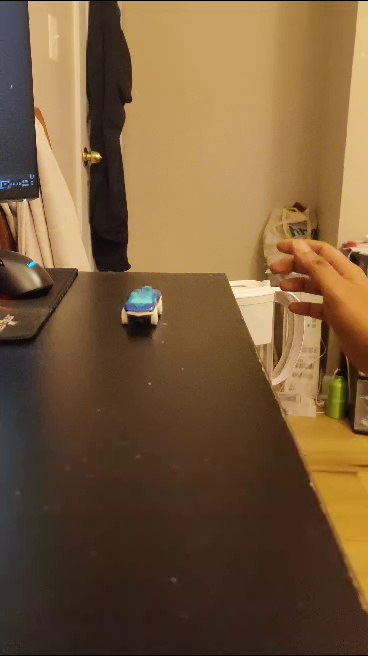
#> input picture Package/lucas/first_frame.jpg, 368 x 656 px, given in place of the camera
$ python camera_red_test.py
#> lines starting #> are read from the running program, lines starting #| are printed output that depends on the picture; after the words box and inside, x2 and y2 are one past the last pixel; in counts of white or black regions, pixels touching at a corner belong together
# [119 lines of commented-out code are left out]
import numpy as np
import cv2 as cv

# Read in video file
cap = cv.VideoCapture(0)

cap.set(cv.CAP_PROP_FRAME_HEIGHT,480)
cap.set(cv.CAP_PROP_FRAME_WIDTH,640)
cap.set(cv.CAP_PROP_FRAME_COUNT,30)

lk_params = dict( winSize  = (15, 15),
                  maxLevel = 2,
                  criteria = (cv.TERM_CRITERIA_EPS | cv.TERM_CRITERIA_COUNT, 10, 0.03))

feature_params = dict( maxCorners = 100,
                       qualityLevel = 0.3,
                       minDistance = 7,
                       blockSize = 7 )
# Read in first frame and select ROI around object
ret, frame = cap.read()
#> frame is the input picture: shape (656, 368, 3); mean B, G, R 58.7, 90.5, 119
# roi = cv.selectROI(frame)
x, y, w, h = 210, 250, 229, 130
# Initialize variables
prev_frame = cv.cvtColor(frame, cv.COLOR_BGR2GRAY)
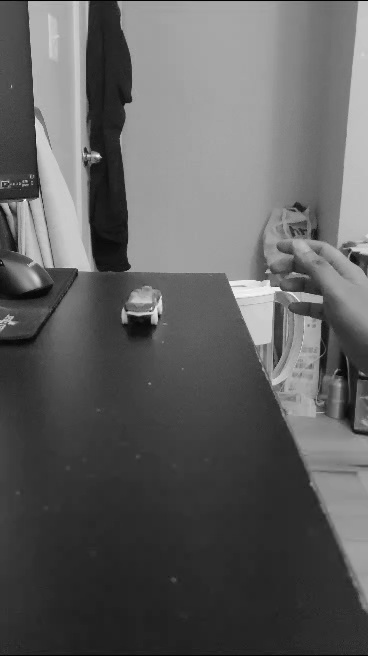
#> prev_frame: shape (656, 368); min 0, max 251, mean 95.4
# define a kernel for dilation
# kernel = cv.getStructuringElement(cv.MORPH_RECT, (5,5))
# prev_frame= cv.dilate(prev_frame, kernel, iterations=1)
mask = np.zeros_like(prev_frame)
mask[y:y+h, x:x+w] = 1
p0= cv.goodFeaturesToTrack(prev_frame, mask = mask, **feature_params)
#> p0 = [[267, 282], [351, 252], [278, 289], [268, 270], [320, 301], [231, 282], [318, 321], [277, 303], [352, 259], [337, 375]]
hsv = np.zeros_like(frame)
hsv[..., 1] = 255
num_frames = 0
N=0
# Create a dictionary to store the tracked points and their IDs
points = {}
id_counter = 0
# Loop over video frames
while True:
    # Read in next frame
    ret, frame = cap.read()
    frame=cv.flip(frame,-1)
    # if N==53:
    #     break

    # Convert frames to grayscale and calculate optical flow
    curr_frame = cv.cvtColor(frame, cv.COLOR_BGR2GRAY)
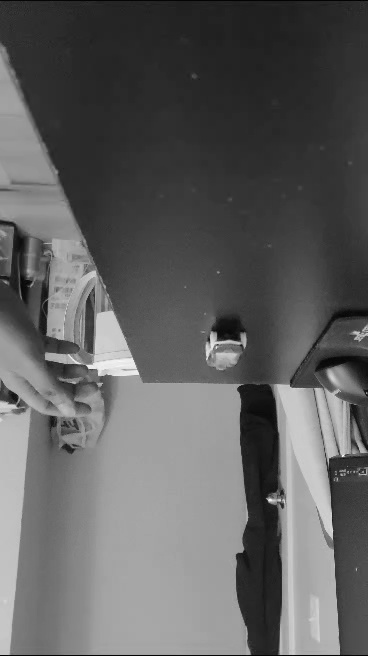
#> curr_frame: shape (656, 368); min 0, max 251, mean 95.4
    p1, st, err = cv.calcOpticalFlowPyrLK(prev_frame, curr_frame, p0, None, **lk_params)
#> p1 = [[144, 327.9], [404.1, 268.1], [135.3, 309.5], [184.8, 302.1], [335.6, 298.9], [366.1, 344.3], [312, 326.4], [182.8, 302.1], [400.9, 269.4], [342.1, 364]]; st = [1, 0, 1, 1, 1, 1, 1, 1, 0, 1]; err = [70.76, 7.01e-45, 60.08, 19.5, 45.72, 77.9, 45.53, 51.38, 6.73e-44, 33.84]
    # Update the ROI coordinates based on the new pixel positions
    x += int(p1.mean(axis=0)[0][0] - p0.mean(axis=0)[0][0])
#> x = 191
    y += int(p1.mean(axis=0)[0][1] - p0.mean(axis=0)[0][1])
#> y = 267
    # Draw the updated ROI on the current frame

    # Select good points
    if p1 is not None:
        good_new = p1[st==1]
#> good_new = [[144, 327.9], [135.3, 309.5], [184.8, 302.1], [335.6, 298.9], [366.1, 344.3], [312, 326.4], [182.8, 302.1], [342.1, 364]]
        good_old = p0[st==1]
#> good_old = [[267, 282], [278, 289], [268, 270], [320, 301], [231, 282], [318, 321], [277, 303], [337, 375]]

    flow = cv.calcOpticalFlowFarneback(prev_frame, curr_frame, None, 0.5, 3, 15, 3, 5, 1.2, 0)
    mag, ang = cv.cartToPolar(flow[..., 0], flow[..., 1])
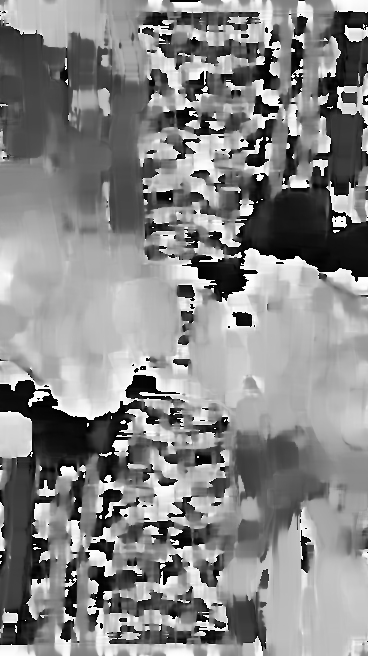
#> ang: shape (656, 368) float32; min 5.6e-06, max 6.28, mean 3.33; drawn with min black and max white

    for i, (new, old) in enumerate(zip(good_new, good_old)):
        a, b = new.ravel()
        c, d = old.ravel()
        #Uncomment to see the feature points on the car being tracked
        cv.circle(frame, (int(a), int(b)), 5, (255,0,0), -1)
        if i not in points:
            points[i] = []
        points[i].append((a, b))
#> this loop made 8 passes
#> (a, b, c, d) on passes 1 to 8: (144, 327.9, 267, 282), (135.3, 309.5, 278, 289), (184.8, 302.1, 268, 270), (335.6, 298.9, 320, 301), (366.1, 344.3, 231, 282), (312, 326.4, 318, 321), (182.8, 302.1, 277, 303), (342.1, 364, 337, 375)
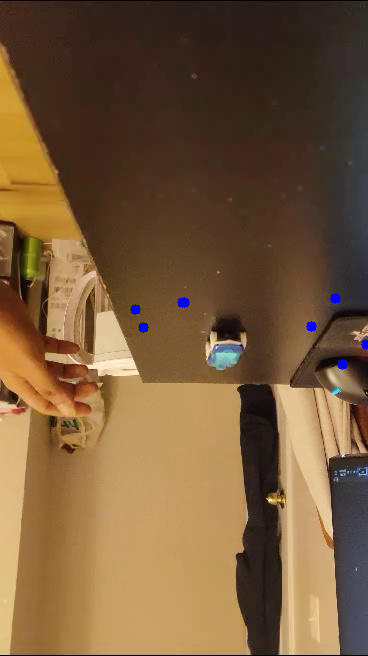
#> frame: shape (656, 368, 3); mean B, G, R 59.2, 90.3, 118.8
#> after the loop, points = {0: [(144, 327.9)], 1: [(135.3, 309.5)], 2: [(184.8, 302.1)], 3: [(335.6, 298.9)], 4: [(366.1, 344.3)], 5: [(312, 326.4)], 6: [(182.8, 302.1)], 7: [(342.1, 364)]}
    # Compute the velocity of each car and print its ID and velocity
    V_list=np.array([])
    for i, pts in points.items():
        if len(pts) < 2:
            continue
        prev_point = pts[-2]
        curr_point = pts[-1]
        x1, y1 = prev_point
        x2, y2 = curr_point
        distance = np.sqrt((x2 - x1)**2 + (y2 - y1)**2)
        elapsed_time = 1 / cap.get(cv.CAP_PROP_FPS)
        velocity = distance / elapsed_time
        if velocity!=0:
            V_list=np.append(V_list,velocity)
#> this loop made 8 passes
            # print("Object id",i,"velocity:", velocity)
    print("velocity:", np.mean(V_list))
    # # Draw optical flow lines on frame
    hsv[..., 0] = ang*180/np.pi/2
    hsv[..., 2] = cv.normalize(mag, None, 0, 255, cv.NORM_MINMAX)
    bgr = cv.cvtColor(hsv, cv.COLOR_HSV2BGR)
    cv.rectangle(bgr, (x, y), (x + w, y + h), (255, 0, 0), 2)
    #Uncomment the next line to watch optical flow
    cv.putText(bgr, "Velocity: {:.2f} pixels/frame".format(np.mean(V_list)), (10, 30), cv.FONT_HERSHEY_SIMPLEX, 1, (0, 255, 0), 2)
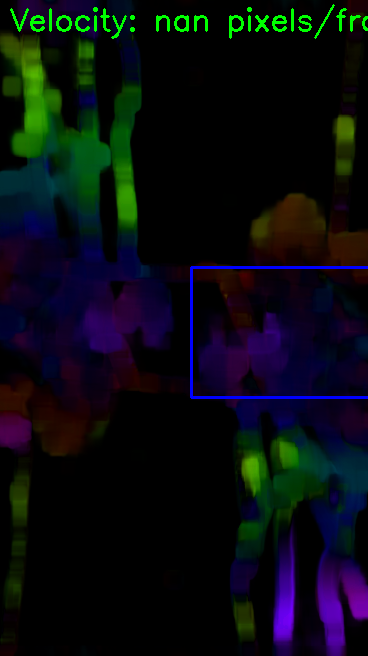
#> bgr: shape (656, 368, 3); mean B, G, R 15.9, 11.5, 8.4
    cv.imshow("frame_1", bgr)
    #Uncomment the next line to see the feature points being tracked on the car
    cv.putText(frame, "Velocity: {:.2f} pixels/frame".format(np.mean(V_list)), (10, 30), cv.FONT_HERSHEY_SIMPLEX, 1, (0, 255, 0), 2)
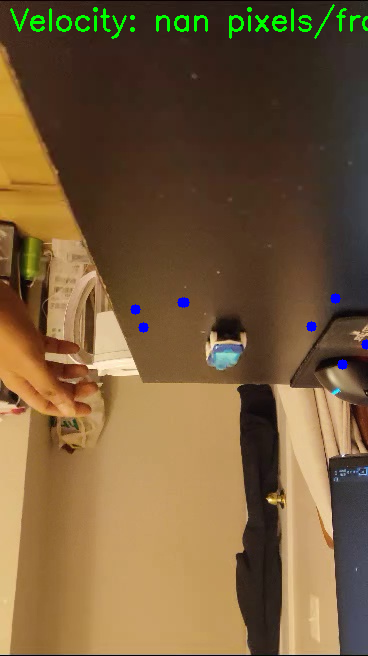
#> frame: shape (656, 368, 3); 0.93% of pixels changed, all inside (x1, y1, x2, y2) = (10, 4, 368, 39)
    cv.imshow("frame_2", frame)
    # Create a grid of points to display arrows
    step = 20
    h, w = frame.shape[:2]
#> h = 656; w = 368
    q, u = np.mgrid[int(step / 2):h:step, int(step / 2):w:step].reshape(2, -1).astype(int)
#> q = 594 values from 10 to 650
    # Calculate coordinates of end points of arrows
    fx, fy = flow[q, u].T
#> fx = 594 values, max 18.4 at index 194, min -22.96 at index 164, mean -1.21; fy = 594 values, max 56.87 at index 426, min -87.21 at index 554, mean -1.85
    e, f = np.round(u + fx).astype(int), np.round(q + fy).astype(int)
#> e = 594 values, max 366 at index 233, min -8 at index 162, mean 178.8; f = 594 values, max 650 at index 577, min -10 at index 1, mean 328.2
    # Draw arrows on the image
    for i, j, k, l in zip(u, q, e, f):
        cv.arrowedLine(frame, (i, j), (k+10, l+10), (0, 255, 0), 1)
#> this loop made 594 passes
#> (i, j, k, l) on passes 1 to 3: (10, 10, 10, 9), (30, 10, 32, -10), (50, 10, 52, -2)
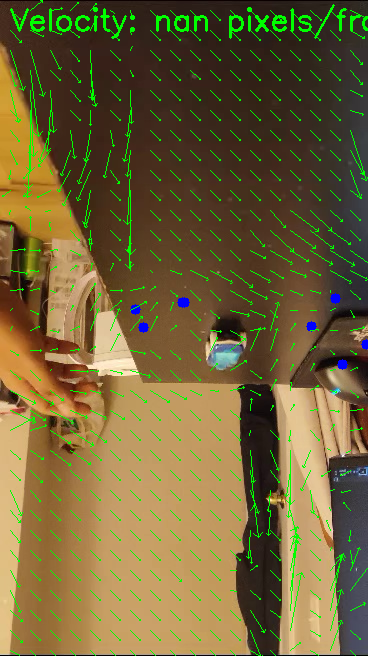
#> frame: shape (656, 368, 3); 3.99% of pixels changed, all inside (x1, y1, x2, y2) = (2, 0, 368, 656)
    N+=1
    p0=p1
#> p0 has the same summary as p1
    #Use the next line to see the optical shade
    cv.imshow("frame", frame)
    key = cv.waitKey(1)
#> (key Esc is pressed here)
    if key == 27:
            break

    # Update variables for next iteration
    prev_frame = curr_frame
    num_frames += 1
cv.destroyAllWindows()
